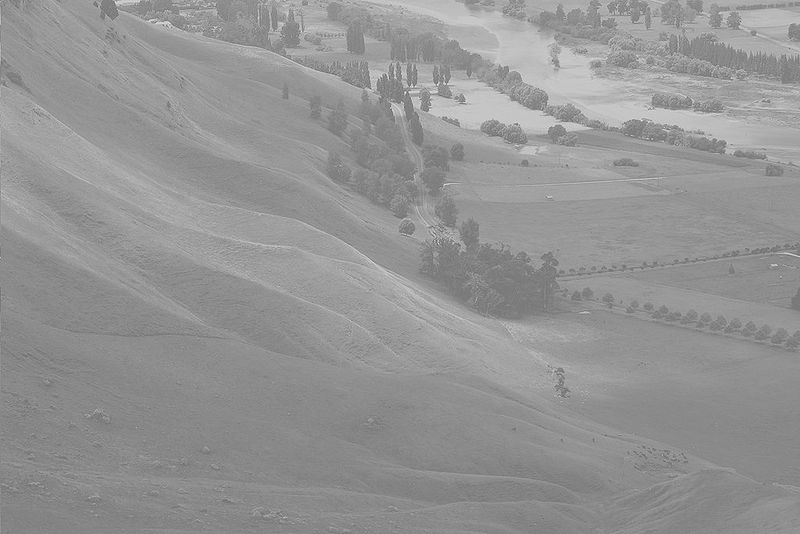
#> input picture images/hawkes.jpg, 800 x 534 px
$ jupyter execute 01_histogram_equalization_presentation-code.ipynb
#> lines starting #> are read from the running program, lines starting #| are printed output that depends on the picture
# Histogram Equalization

### imports

[cell 1]
import cv2
import numpy as np
from matplotlib import pyplot as plt

### Read Image

[cell 2]
image_path = '../images/hawkes.jpg'

img = cv2.imread(image_path)
#> img is the input picture: shape (534, 800, 3); min 86, max 246, mean 148
gray = cv2.cvtColor(img, cv2.COLOR_BGR2GRAY)

plt.figure(figsize=(10,10))
plt.imshow(gray, cmap='gray')
plt.show()

### Histogram

[cell 3]
def histogram(gray, G):
#> called with G = 256
    hist = np.zeros(G)
    c=0
    for row in gray:
        for pixel in row:
            hist[pixel]+=1
#> after the loop, hist = 256 values, max 15946 at index 138, min 0 at index 0, mean 1668.8
    return hist

[cell 4]
G = 256
hist = histogram(gray, G)

### Plot Histogram

[cell 5]
def plot_histogram(hist, width=0.5, figsize=(15,5),
                   xlabel='Intensity', ylabel='Color',
                   title='Histogram'):
#> called with hist = array of shape (256,), width = 0.5, figsize = (15, 5), xlabel = 'Intensity', ylabel = 'Color', title = 'Histogram'
    plt.figure(figsize=figsize)
    plt.bar(list(range(len(hist))),hist,width=width)
    plt.ylabel(xlabel)
    plt.xlabel(ylabel)
    plt.title(title)

    plt.show()
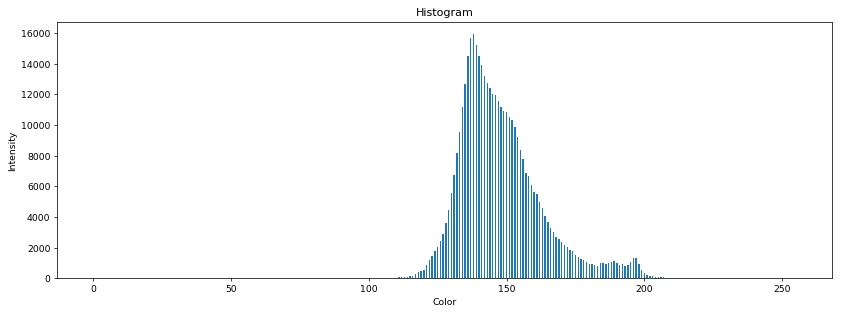
#> figure drawn by matplotlib, 1 panel; tallest bar 15946 high, from x = 137.8 to 138.2

[cell 6]
plot_histogram(hist)

### Cumulative Histogram

[cell 7]
hist_cum = hist.copy()
#> hist_cum has the same summary as hist in histogram
for i in range(1,G):
    hist_cum[i]+=hist_cum[i-1]
#> after the loop, hist_cum = 256 values from 0 to 427200

### Plot Cumulative Histogram

[cell 8]
plot_histogram(hist_cum,title='Cumulative Histogram')
#> call 2 of plot_histogram, with hist = array of shape (256,), width = 0.5, figsize = (15, 5), xlabel = 'Intensity', ylabel = 'Color', title = 'Cumulative Histogram'
#> in plot_histogram (call 2), `plt.show()`:
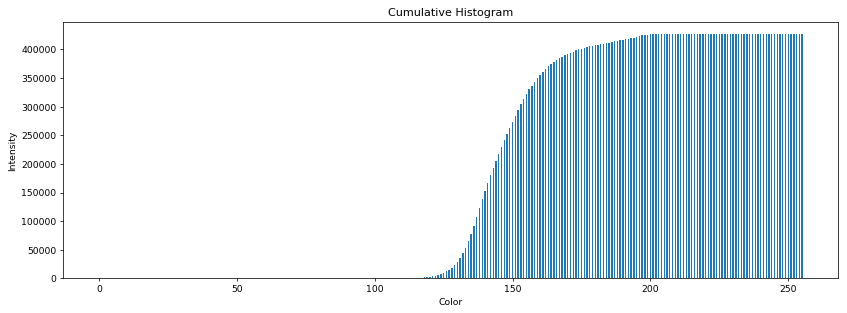
#> figure drawn by matplotlib, 1 panel

### Equalization

[cell 9]
N = gray.shape[0] #rows / height
#> N = 534
M = gray.shape[1] #columns / width
#> M = 800
t = np.round(((G-1)/(N*M))*hist_cum)
#> t = 256 values from 0 to 255

[cell 10]
output = gray.copy()

for i in range(gray.shape[0]):
    for j in range(gray.shape[1]):
        output[i,j] = t[output[i,j]]
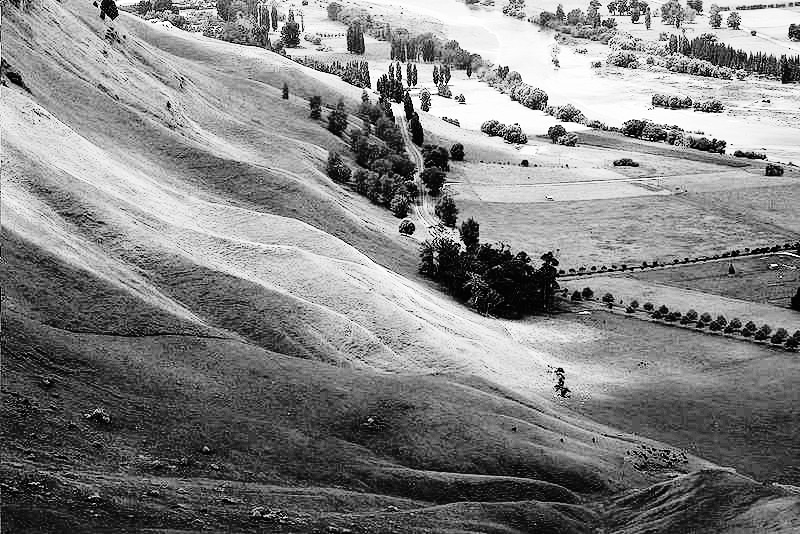
#> output: shape (534, 800); min 0, max 255, mean 130.4

### Draw Equalized Image

[cell 11]
plt.figure(figsize=(15,15))
plt.subplot(121), plt.imshow(gray, cmap='gray')
plt.subplot(122),plt.imshow(output, cmap='gray')
plt.show()
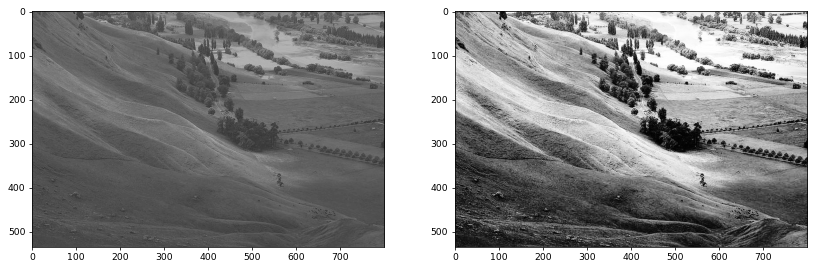
#> figure drawn by matplotlib, 2 panels

### Plot Equalized Histogram

[cell 12]
hist_after = histogram(output, G)
#> hist_after = 256 values, max 15946 at index 74, min 0 at index 8, mean 1668.8
plot_histogram(hist_after, title="Equalized Histogram")
#> call 3 of plot_histogram, with hist = array of shape (256,), width = 0.5, figsize = (15, 5), xlabel = 'Intensity', ylabel = 'Color', title = 'Equalized Histogram'
#> in plot_histogram (call 3), `plt.show()`:
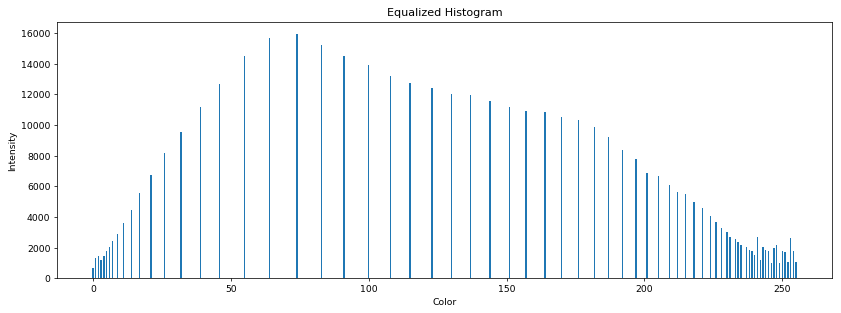
#> figure drawn by matplotlib, 1 panel; tallest bar 15946 high, from x = 73.75 to 74.25

### Plot Equalized Cumulative Histogram

[cell 13]
hist_cum_after = hist_after.copy()
#> hist_cum_after has the same summary as hist_after
for i in range(len(hist)-1):
    hist_cum_after[i+1]+=hist_cum_after[i]
#> after the loop, hist_cum_after = 256 values from 677 to 427200
plot_histogram(hist_cum_after, title="Equalized Cumulative Histogram")
#> call 4 of plot_histogram, with hist = array of shape (256,), width = 0.5, figsize = (15, 5), xlabel = 'Intensity', ylabel = 'Color', title = 'Equalized Cumulative Histogram'
#> in plot_histogram (call 4), `plt.show()`:
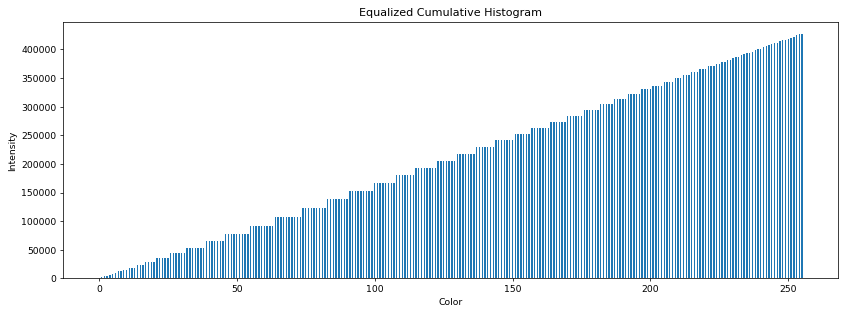
#> figure drawn by matplotlib, 1 panel; tallest bar 427200 high, from x = 254.8 to 255.2
